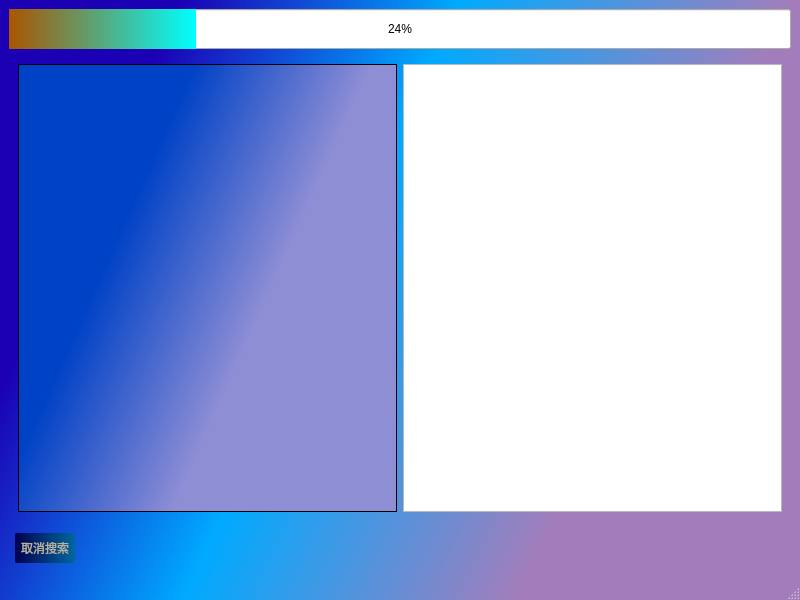
<?xml version="1.0" encoding="UTF-8"?>
<ui version="4.0">
 <class>View_FileSearchResultsWindow</class>
 <widget class="QMainWindow" name="View_FileSearchResultsWindow">
  <property name="geometry">
   <rect>
    <x>0</x>
    <y>0</y>
    <width>800</width>
    <height>600</height>
   </rect>
  </property>
  <property name="windowTitle">
   <string>MainWindow</string>
  </property>
  <property name="styleSheet">
   <string notr="true">#View_FileSearchResultsWindow
{
	background-color : qlineargradient(spread:pad, x1:0, y1:0.654568, x2:1, y2:1, stop:0 rgba(28, 0, 180, 255), stop:0.311111 rgba(0, 170, 255, 255), stop:0.683333 rgba(163, 125, 187, 255))
}</string>
  </property>
  <widget class="QWidget" name="centralwidget">
   <layout class="QVBoxLayout" name="verticalLayout">
    <item>
     <widget class="QWidget" name="widget_2" native="true">
      <property name="styleSheet">
       <string notr="true">/*
#widget_2 // 利用#对象名的方式防止子控件继承父控件的样式
{
	background-color:rgb(0, 170, 127);
}
*/
/*进度条的背景部分*/
QProgressBar
{
	min-height : 40px;
	max-height : 40px;
	border:5px solid rgb(126, 126, 126)；
}

/*#进度条已完成的进度样式*/
QProgressBar::chunk
{
	min-height : 40px;
	max-height : 40px;
	background-color : rgb(0, 170, 0);
	background :qlineargradient(x1 : 0, y1:0, x2 : 1,y2 : 0,stop:0 rgb(170, 85, 0),stop:1 rgb(0, 255, 255));/*设置水平渐变，从橙色到蓝色*/
}</string>
      </property>
      <layout class="QHBoxLayout" name="horizontalLayout_2">
       <property name="leftMargin">
        <number>0</number>
       </property>
       <property name="topMargin">
        <number>0</number>
       </property>
       <property name="rightMargin">
        <number>0</number>
       </property>
       <property name="bottomMargin">
        <number>0</number>
       </property>
       <item>
        <widget class="QProgressBar" name="progressBar">
         <property name="styleSheet">
          <string notr="true"/>
         </property>
         <property name="value">
          <number>24</number>
         </property>
         <property name="alignment">
          <set>Qt::AlignmentFlag::AlignCenter</set>
         </property>
         <property name="textVisible">
          <bool>true</bool>
         </property>
         <property name="orientation">
          <enum>Qt::Orientation::Horizontal</enum>
         </property>
         <property name="invertedAppearance">
          <bool>false</bool>
         </property>
         <property name="textDirection">
          <enum>QProgressBar::Direction::TopToBottom</enum>
         </property>
        </widget>
       </item>
      </layout>
     </widget>
    </item>
    <item>
     <widget class="QWidget" name="widget" native="true">
      <layout class="QHBoxLayout" name="horizontalLayout">
       <item>
        <widget class="QTextEdit" name="textEdit">
         <property name="styleSheet">
          <string notr="true">#textEdit
{
	background-color:qlineargradient(spread:pad, x1:0.286, y1:0.34, x2:0.653, y2:0.534, stop:0 rgba(0, 66, 198, 255), stop:1 rgba(142, 142, 213, 255));
	color :rgb(255, 255, 255);
}
</string>
         </property>
         <property name="documentTitle">
          <string>1111</string>
         </property>
         <property name="readOnly">
          <bool>true</bool>
         </property>
        </widget>
       </item>
       <item>
        <widget class="QTreeView" name="treeView">
         <property name="editTriggers">
          <set>QAbstractItemView::EditTrigger::NoEditTriggers</set>
         </property>
         <property name="animated">
          <bool>true</bool>
         </property>
         <property name="allColumnsShowFocus">
          <bool>true</bool>
         </property>
         <property name="wordWrap">
          <bool>true</bool>
         </property>
        </widget>
       </item>
      </layout>
     </widget>
    </item>
    <item>
     <widget class="QWidget" name="pushButtonWidget" native="true">
      <property name="styleSheet">
       <string notr="true">/*父控件会将子控件的样式覆盖，那我直接在父控件的样式表设置子控件的样式*/
/*设置QPushButton默认样式*/
/*设置默认效果*/
QPushButton
{
	height : 30px;
	width : 60px;
	background : qlineargradient(x1:0,y1:0,x2:1,y2:0,stop:0 rgb(0, 0, 80),stop:1 rgb(0, 104, 156));
	border : none ;
	border-radius:2px;
	color :rgb(180, 180, 155)
}

/*设置悬停效果(先设置默认效果再设置悬停效果)*/
QPushButton:hover
{
	background-color: rgb(99, 99, 99);	
}
</string>
      </property>
      <layout class="QHBoxLayout" name="horizontalLayout_3">
       <property name="leftMargin">
        <number>6</number>
       </property>
       <property name="topMargin">
        <number>6</number>
       </property>
       <property name="rightMargin">
        <number>6</number>
       </property>
       <property name="bottomMargin">
        <number>6</number>
       </property>
       <item>
        <widget class="QPushButton" name="pushButton">
         <property name="styleSheet">
          <string notr="true"/>
         </property>
         <property name="text">
          <string>取消搜索</string>
         </property>
        </widget>
       </item>
       <item>
        <spacer name="horizontalSpacer">
         <property name="orientation">
          <enum>Qt::Orientation::Horizontal</enum>
         </property>
         <property name="sizeType">
          <enum>QSizePolicy::Policy::Expanding</enum>
         </property>
         <property name="sizeHint" stdset="0">
          <size>
           <width>40</width>
           <height>20</height>
          </size>
         </property>
        </spacer>
       </item>
      </layout>
     </widget>
    </item>
   </layout>
  </widget>
  <widget class="QMenuBar" name="menubar">
   <property name="geometry">
    <rect>
     <x>0</x>
     <y>0</y>
     <width>800</width>
     <height>21</height>
    </rect>
   </property>
  </widget>
  <widget class="QStatusBar" name="statusbar"/>
 </widget>
 <resources/>
 <connections/>
</ui>
